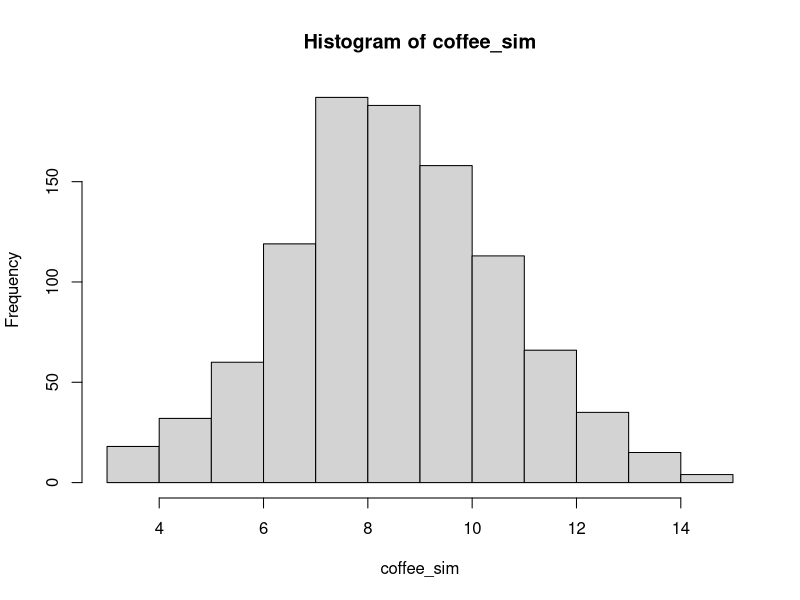

Generate this figure with R:
## Hypothesis Testing with the help of t-distrubition
# if your data is large enough, you can use the z test
y1=c(2,2,4,5,5,4,4,3,5)
y2=c(2,4,4,5,3,2,4,3,4,2)
t.test(y1,y2)


##### BOOTSTRAP STUFF #####
# Simulation to see if coffee vs tea is stat sig
# 18 students in the class, p = 0.5
# generates 1 assumption
rbinom(1, 18, 0.5)

# generates 1000 assumption about possible student answers
coffee_sim = rbinom(1000, 18, 0.5)
hist(coffee_sim)

# one sided p-value
sum(coffee_sim>=11)/1000
# two sided p-value (11, 7 --> symmetric)
sum(coffee_sim>=11)/1000 + sum(coffee_sim<7)/1000


##### CLASS CHALLENGE #####
